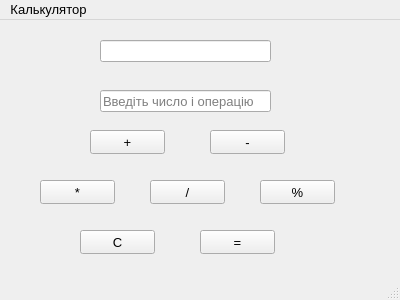
<?xml version="1.0" encoding="UTF-8"?>
<ui version="4.0">
 <class>calc</class>
 <widget class="QMainWindow" name="calc">
  <property name="geometry">
   <rect>
    <x>0</x>
    <y>0</y>
    <width>400</width>
    <height>300</height>
   </rect>
  </property>
  <property name="font">
   <font>
    <pointsize>10</pointsize>
   </font>
  </property>
  <property name="windowTitle">
   <string>calc</string>
  </property>
  <widget class="QWidget" name="centralwidget">
   <widget class="QLineEdit" name="lineEdit">
    <property name="geometry">
     <rect>
      <x>100</x>
      <y>70</y>
      <width>171</width>
      <height>22</height>
     </rect>
    </property>
    <property name="toolTip">
     <string extracomment="Введіть число"/>
    </property>
    <property name="inputMask">
     <string notr="true"/>
    </property>
    <property name="text">
     <string/>
    </property>
    <property name="placeholderText">
     <string>Введіть число і операцію</string>
    </property>
   </widget>
   <widget class="QLineEdit" name="lineEdit_2">
    <property name="geometry">
     <rect>
      <x>100</x>
      <y>20</y>
      <width>171</width>
      <height>22</height>
     </rect>
    </property>
   </widget>
   <widget class="QPushButton" name="pushButton_plus">
    <property name="geometry">
     <rect>
      <x>90</x>
      <y>110</y>
      <width>75</width>
      <height>24</height>
     </rect>
    </property>
    <property name="text">
     <string>+</string>
    </property>
   </widget>
   <widget class="QPushButton" name="pushButton_minus">
    <property name="geometry">
     <rect>
      <x>210</x>
      <y>110</y>
      <width>75</width>
      <height>24</height>
     </rect>
    </property>
    <property name="text">
     <string>-</string>
    </property>
   </widget>
   <widget class="QPushButton" name="pushButton_3">
    <property name="geometry">
     <rect>
      <x>40</x>
      <y>160</y>
      <width>75</width>
      <height>24</height>
     </rect>
    </property>
    <property name="text">
     <string>*</string>
    </property>
   </widget>
   <widget class="QPushButton" name="pushButton_4">
    <property name="geometry">
     <rect>
      <x>150</x>
      <y>160</y>
      <width>75</width>
      <height>24</height>
     </rect>
    </property>
    <property name="text">
     <string>/</string>
    </property>
   </widget>
   <widget class="QPushButton" name="pushButton_5">
    <property name="geometry">
     <rect>
      <x>260</x>
      <y>160</y>
      <width>75</width>
      <height>24</height>
     </rect>
    </property>
    <property name="text">
     <string>%</string>
    </property>
   </widget>
   <widget class="QPushButton" name="pushButton_6">
    <property name="geometry">
     <rect>
      <x>80</x>
      <y>210</y>
      <width>75</width>
      <height>24</height>
     </rect>
    </property>
    <property name="text">
     <string>C</string>
    </property>
   </widget>
   <widget class="QPushButton" name="pushButton_7">
    <property name="geometry">
     <rect>
      <x>200</x>
      <y>210</y>
      <width>75</width>
      <height>24</height>
     </rect>
    </property>
    <property name="text">
     <string>=</string>
    </property>
   </widget>
  </widget>
  <widget class="QMenuBar" name="menubar">
   <property name="geometry">
    <rect>
     <x>0</x>
     <y>0</y>
     <width>400</width>
     <height>24</height>
    </rect>
   </property>
   <widget class="QMenu" name="menu">
    <property name="title">
     <string>Калькулятор</string>
    </property>
   </widget>
   <addaction name="menu"/>
  </widget>
  <widget class="QStatusBar" name="statusbar"/>
 </widget>
 <resources/>
 <connections/>
</ui>
